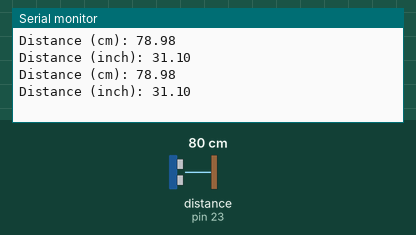
The sketch below on a simulated Arduino Mega 2560, built with avr-gcc and run on an emulated ATmega2560. On the bench: the last lines printed to the serial monitor. Wiring (inferred from the names in the program): ultrasonic range finder: trigger pin 22; echo pin 23. The inputs (shaded band) are chosen by the test bench; at power-on: distance to the obstacle (sensor on pin 23) 80 cm. The echo pulse lasts 58.3 µs per cm.

Above: at 3.8 s.
3.9 s: distance to the obstacle (sensor on pin 23) set to 2 cm
At 7.2 s:
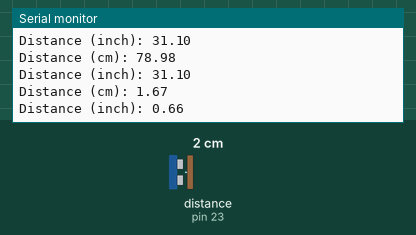
7.8 s: distance to the obstacle (sensor on pin 23) set to 4 cm
At 9.5 s:
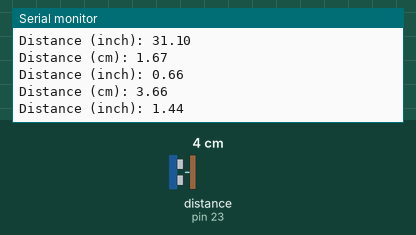
Timing chart, 0 to 11.0 s (numbered marks = the images above; inputs shaded):
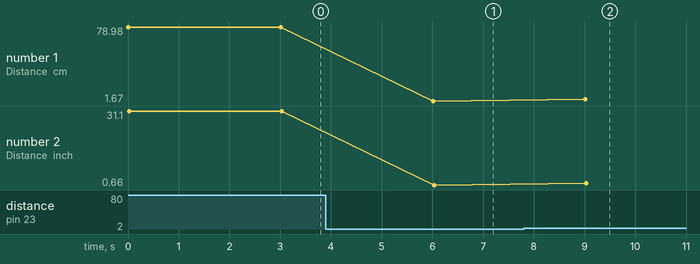

Measured:
- after the input at 3.9 s, the serial monitor: prints a new line after 2.1 s (image 1)
- after the input at 7.8 s, the serial monitor: prints a new line after 1.2 s (image 2)
- plotted number 1: 78.98 → 1.67 after the input at 3.9 s, 1.67 → 3.66 after the input at 7.8 s
- plotted number 2: 31.1 → 0.66 after the input at 3.9 s, 0.66 → 1.44 after the input at 7.8 s

The sketch:

Lab6_part1.ino
```cpp
const int trigPin = 22;
const int echoPin = 23;

#define SOUND_SPEED 0.034
#define CM_TO_INCH 0.393701

long duration;
float distanceCm;
float distanceInch;

void setup() {
  Serial.begin(9600);
  pinMode(trigPin, OUTPUT);
  pinMode(echoPin, INPUT);
}

void loop() {


  digitalWrite(trigPin, HIGH);
  delayMicroseconds(10);
  digitalWrite(trigPin, LOW);

  duration = pulseIn(echoPin, HIGH);


  distanceCm = duration * SOUND_SPEED/2;


  distanceInch = distanceCm * CM_TO_INCH;

  Serial.print("Distance (cm): ");
  Serial.println(distanceCm);
  Serial.print("Distance (inch): ");
  Serial.println(distanceInch);

  delay(3000);
}
```
